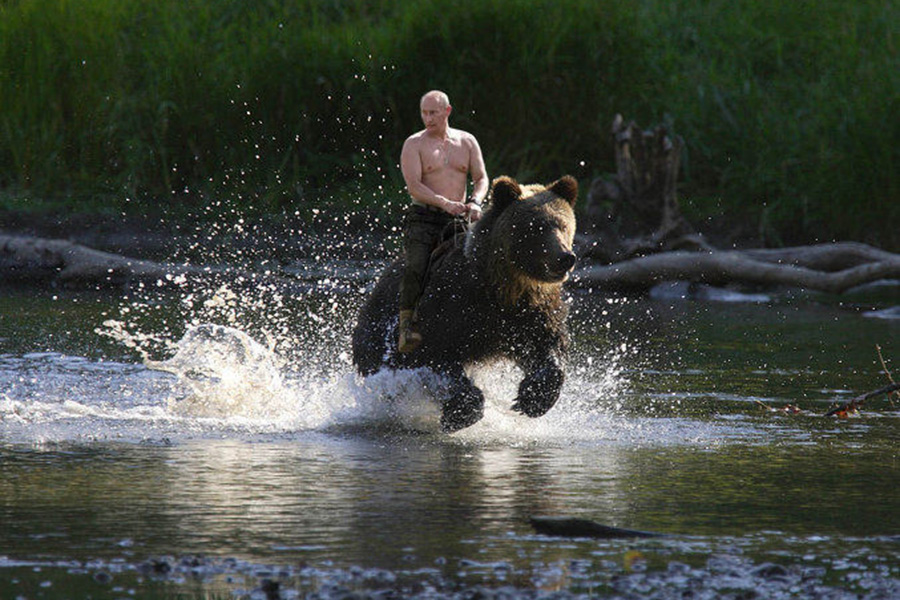
#> input picture image.jpg, 900 x 600 px
$ python main.py
#> lines starting #> are read from the running program, lines starting #| are printed output that depends on the picture
from PIL import Image, ImageOps

# open image
img = Image.open("image.jpg")
#> img is the input picture: PIL image 900x600 RGB; mean R, G, B 67, 72.1, 64.6

# border color
color = "green"

# top, right, bottom, left
border = (10, 10, 10, 10)

new_img = ImageOps.expand(img, border=border, fill=color)
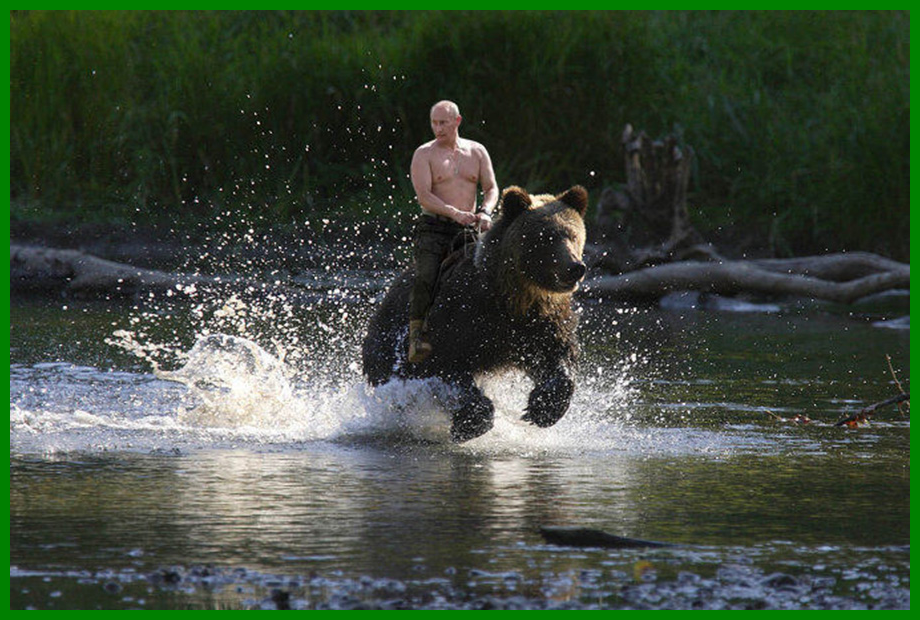
#> new_img: PIL image 920x620 RGB; mean R, G, B 63.4, 75, 61.2

# save new image
new_img.save("border.jpg")
